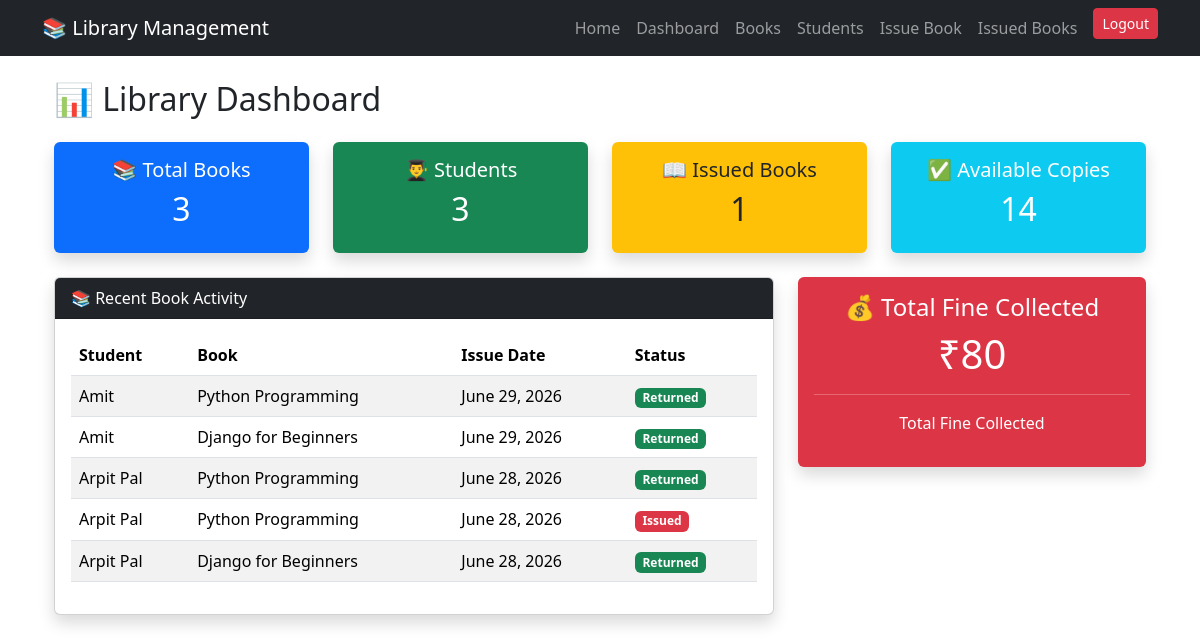
The page /dashboard/ (signed in) on the database its author committed.
### library/models.py (models this page shows, shortened)
class IssueBook(models.Model):
    student = models.ForeignKey(Student, on_delete=models.CASCADE)
    book = models.ForeignKey(Book, on_delete=models.CASCADE)
    issue_date = models.DateField(default=timezone.now)
    due_date = models.DateField(null=True, blank=True)
    return_date = models.DateField(null=True, blank=True)
    fine = models.PositiveIntegerField(default=0)
    is_returned = models.BooleanField(default=False)

class Student(models.Model):
    name = models.CharField(max_length=100)
    student_id = models.CharField(max_length=20, unique=True)
    course = models.CharField(max_length=100)
    mobile = models.CharField(max_length=15)

class Book(models.Model):
    title = models.CharField(max_length=200)
    author = models.CharField(max_length=100)
    isbn = models.CharField(max_length=20, unique=True)
    category = models.CharField(max_length=100)
    quantity = models.PositiveIntegerField()
    available = models.PositiveIntegerField()

### library/views.py (the view)
# urls.py: path('dashboard/', views.dashboard, name='dashboard'),
@login_required
def dashboard(request):
    total_books = Book.objects.count()
    total_students = Student.objects.count()
    issued_books = IssueBook.objects.filter(is_returned=False).count()
    available_books = Book.objects.aggregate(total=Sum('available'))['total'] or 0
    total_fine = IssueBook.objects.aggregate(total=Sum('fine'))['total'] or 0
    recent_issues = IssueBook.objects.order_by('-issue_date')[:5]
    context = {
        'total_books': total_books,
        'total_students': total_students,
        'issued_books': issued_books,
        'available_books': available_books,
        'total_fine': total_fine,
        'recent_issues': recent_issues,
    }
    return render(request, 'library/dashboard.html', context)

### library/templates/library/dashboard.html (shortened to what this page needs)
{% extends 'library/base.html' %}
{% block content %}
<div class="container mt-4">
    <h2 class="mb-4">📊 Library Dashboard</h2>
    <div class="row">
        <div class="col-md-3 mb-4">
            <div class="card bg-primary text-white shadow border-0">
                <div class="card-body text-center">
                    <h5>📚 Total Books</h5>
                    <h2>{{ total_books }}</h2>
                </div>
            </div>
        </div>
        <div class="col-md-3 mb-4">
            <div class="card bg-success text-white shadow border-0">
                <div class="card-body text-center">
                    <h5>👨‍🎓 Students</h5>
                    <h2>{{ total_students }}</h2>
                </div>
            </div>
        </div>
        <div class="col-md-3 mb-4">
            <div class="card bg-warning text-dark shadow border-0">
                <div class="card-body text-center">
                    <h5>📖 Issued Books</h5>
                    <h2>{{ issued_books }}</h2>
                </div>
            </div>
        </div>
        <div class="col-md-3 mb-4">
            <div class="card bg-info text-white shadow border-0">
                <div class="card-body text-center">
                    <h5>✅ Available Copies</h5>
                    <h2>{{ available_books }}</h2>
                </div>
            </div>
        </div>
    </div>
    <div class="row">
        <div class="col-lg-8 mb-4">
            <div class="card shadow">
                <div class="card-header bg-dark text-white">
                    📚 Recent Book Activity
                </div>
                <div class="card-body">
                    <table class="table table-striped table-hover">
                        <thead>
                            <tr>
                                <th>Student</th>
                                <th>Book</th>
                                <th>Issue Date</th>
                                <th>Status</th>
                            </tr>
                        </thead>
                        <tbody>
                        {% for issue in recent_issues %}
                            <tr>
                                <td>{{ issue.student.name }}</td>
                                <td>{{ issue.book.title }}</td>
                                <td>{{ issue.issue_date }}</td>
                                <td>
                                    {% if issue.is_returned %}
                                        <span class="badge bg-success">
                                            Returned
                                        </span>
                                    {% else %}
                                        <span class="badge bg-danger">
                                            Issued
                                        </span>
                                    {% endif %}
                                </td>
                            </tr>
                        {% empty %}
                            <tr>
                                <td colspan="4" class="text-center">
                                    No Recent Activity
                                </td>
                            </tr>
                        {% endfor %}
                        </tbody>
                    </table>
                </div>
            </div>
        </div>
        <div class="col-lg-4 mb-4">
            <div class="card bg-danger text-white shadow border-0">
                <div class="card-body text-center">
                    <h4>💰 Total Fine Collected</h4>
                    <h1>₹{{ total_fine }}</h1>
                    <hr>
                    <p>
                        Total Fine Collected
                    </p>
                </div>
            </div>
        </div>
    </div>
</div>
{% endblock %}

### rows shown on the page
IssueBook: student.name "Amit", book "Python Programming", issue_date "June 29, 2026", is_returned "Returned"
IssueBook: student.name "Amit", book "Django for Beginners", issue_date "June 29, 2026", is_returned "Returned"
IssueBook: student.name "Arpit Pal", book "Python Programming", issue_date "June 28, 2026", is_returned "Returned"
IssueBook: student.name "Arpit Pal", book "Python Programming", issue_date "June 28, 2026", is_returned "Issued"
IssueBook: student.name "Arpit Pal", book "Django for Beginners", issue_date "June 28, 2026", is_returned "Returned"

### other values the page prints
{{ total_books }} "3"
{{ total_students }} "3"
{{ issued_books }} "1"
{{ available_books }} "14"
{{ total_fine }} "80"
